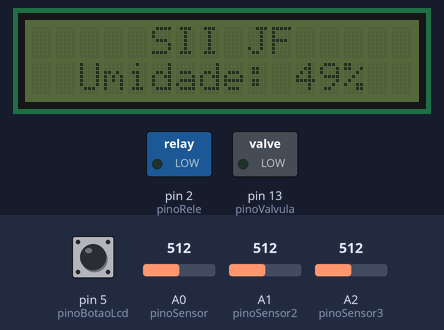
Bench run of a sketch on a simulated Arduino Uno, built with avr-gcc and run on an emulated ATmega328P. Shown: 16×2 character LCD, switched loads named in the sketch (green lamp = pin HIGH). The inputs (shaded band) are chosen by the test bench; at power-on: A0 (pinoSensor) = 512, A1 (pinoSensor2) = 512, A2 (pinoSensor3) = 512, pin 5 (pinoBotaoLcd) LOW. What the sketch prints to the serial monitor is not drawn.

Above: at 2.7 s.
2.8 s: A0 (pinoSensor) set to 781
At 8.4 s:
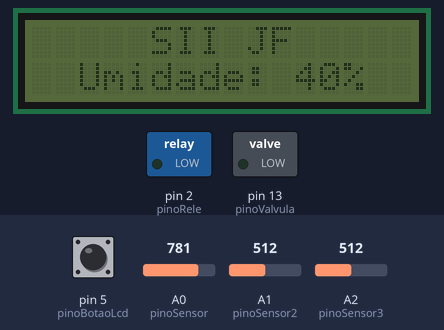
13.7 s: A0 (pinoSensor) set to 809
At 21.3 s:
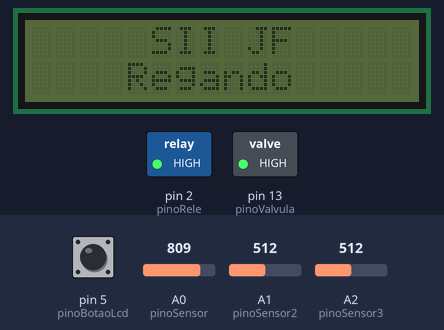
21.7 s: A1 (pinoSensor2) set to 487
At 28.4 s:
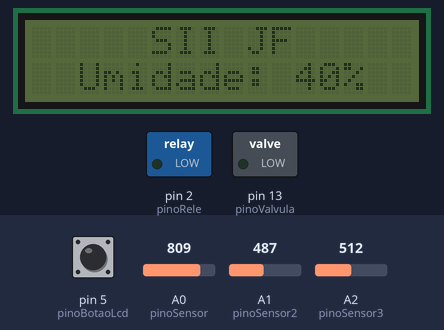
28.8 s: A2 (pinoSensor3) set to 306
At 32.8 s:
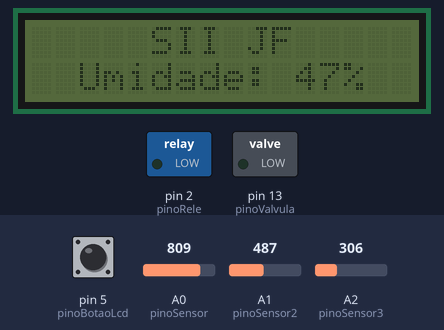
36.8 s: pin 5 (pinoBotaoLcd) pulled HIGH for 3 s
At 38.3 s:
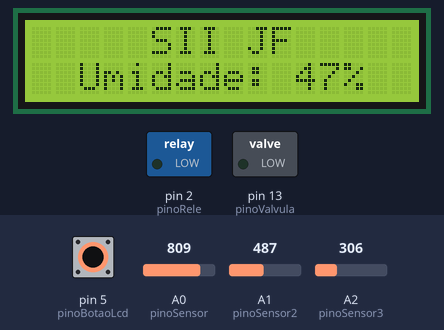
43.9 s: A1 (pinoSensor2) set to 511
At 48.3 s:
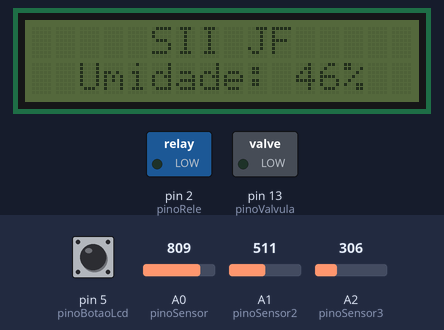
Timing chart, 0 to 49.8 s (numbered marks = the images above; inputs shaded):
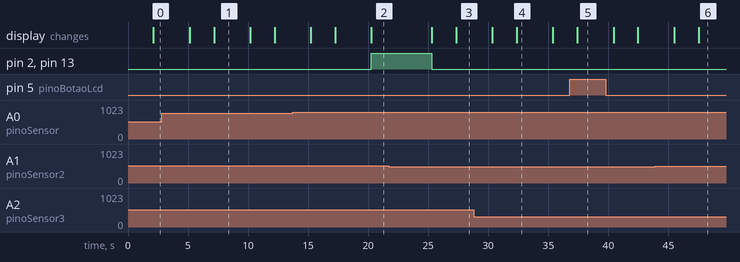

Measured:
- the behaviour switches between 797 and 798 on A0 (pinoSensor) (found by bisection; images 1 and 2)
- the behaviour switches between 502 and 501 on A1 (pinoSensor2) (found by bisection; images 2 and 3)
- after the input at 2.8 s, the display: first differs from a run without the input after 4.4 s (image 1)
- after the input at 13.7 s, pin 2 (pinoRele), pin 13 (pinoValvula): LOW → HIGH after 6.6 s; the display: first differs from a run without the input after 3.6 s (image 2 shows a later state)
- after the input at 28.8 s, the display: first differs from a run without the input after 3.6 s (image 4)
- after the input at 36.8 s, the display: changes after 0.62 s (image 5)
- after the input at 43.9 s, the display: first differs from a run without the input after 3.6 s (image 6)

The sketch:

sii_joaofaro.ino
```cpp
/*  Projeto - Sistema de Irrigação inteligente
 *  Eng Joao Faro
 */
// INCLUSÃO DE BIBLIOTECAS
#include <Wire.h>
#include <LiquidCrystal_I2C.h>

// DEFINIÇÕES
#define endereco  0x27
#define colunas   16
#define linhas    2

// INSTANCIANDO OBJETOS
LiquidCrystal_I2C lcd(endereco, colunas, linhas);

// variáveis do programa
const int pinoSensor = A0;
const int pinoSensor2 = A1;
const int pinoSensor3 = A2;
const int pinoValvula = 13;
const int pinoRele = 2;
const int pinoBotaoLcd = 5;
const int limiarSeco = 40;
const int tempoRega = 5; // Tempo de rega em segundos
int umidadeSolo = 0;
int umidadeSolo2 = 0;
int umidadeSolo3 = 0;
int mediaUmidade = 0;

void setup() {
  pinMode(pinoRele, OUTPUT);
  pinMode(pinoValvula, OUTPUT);

  digitalWrite(pinoRele, LOW);
  // Desliga a válvula
  digitalWrite(pinoValvula, LOW);
  // Define o botao como entrada
  pinMode(pinoBotaoLcd, INPUT);

  lcd.init();
  // Inicia o backlight do lcd
  lcd.backlight();
  lcd.clear();
  // Exibe a mensagem no Display LCD.
  lcd.print("     SII JF    ");

  Serial.begin(9600);

}

void loop() {

  delay(2000); // Aguarda 2 segundos no inicio do ciclo de leitura dos sensor

  if (digitalRead(pinoBotaoLcd) == HIGH) {
    lcd.backlight();
  } else {
    lcd.noBacklight();
  }
  lcd.clear();
  lcd.print("     SII JF    ");
  lcd.setCursor(0, 0);
  // Posiciona o cursor do LCD na coluna 0 linha 1
  lcd.setCursor(0, 1);
  // Exibe a mensagem no Display LCD:
  lcd.print("  Umidade: ");
  // Faz a leitura do sensor de umidade do solo
  umidadeSolo = analogRead(pinoSensor);
  umidadeSolo2 = analogRead(pinoSensor2);
  umidadeSolo3 = analogRead(pinoSensor3);
  // Converte a variação do sensor de 0 a 1023 para 0 a 100
  umidadeSolo = map(umidadeSolo, 1023, 0, 0, 100);
  umidadeSolo2 = map(umidadeSolo2, 1023, 0, 0, 100);
  umidadeSolo3 = map(umidadeSolo3, 1023, 0, 0, 100);

  // média dos valores extraidos
  mediaUmidade = (umidadeSolo+umidadeSolo2+umidadeSolo3)/3;
  // Exibe a mensagem no Display LCD:
  lcd.print(mediaUmidade);
  lcd.print("%");

  // Mantem resultado na tela por alguns segundos
  delay(3000);

  // Verifica se precisa regar as plantas
  if(mediaUmidade < limiarSeco) {
    // Posiciona o cursor do LCD na coluna 0 linha 1
    lcd.setCursor(0, 1);

    // envia um sinal para o raspberry - Regador Acionado
    Serial.println("RA");

    // Exibe a mensagem no Display LCD:
    lcd.print("    Regando     ");
    // Liga a válvula
    digitalWrite(pinoRele, HIGH);
    digitalWrite(pinoValvula, HIGH);
    // Espera o tempo estipulado de 10s regando
    delay(tempoRega*1000);
    // Desliga a valvula
    digitalWrite(pinoRele, LOW);
    digitalWrite(pinoValvula, LOW);

    lcd.setCursor(0, 1);
    // Exibe a mensagem no Display LCD:
    lcd.print("    Aguarde     ");
  }
  // Senão precisar, segue em frente
  else {
    // Exibe a mensagem no Display LCD:
    lcd.clear();
    lcd.setCursor(0, 0);
    lcd.print("   Solo Umido");

    Serial.println(mediaUmidade);
  }
}
```
